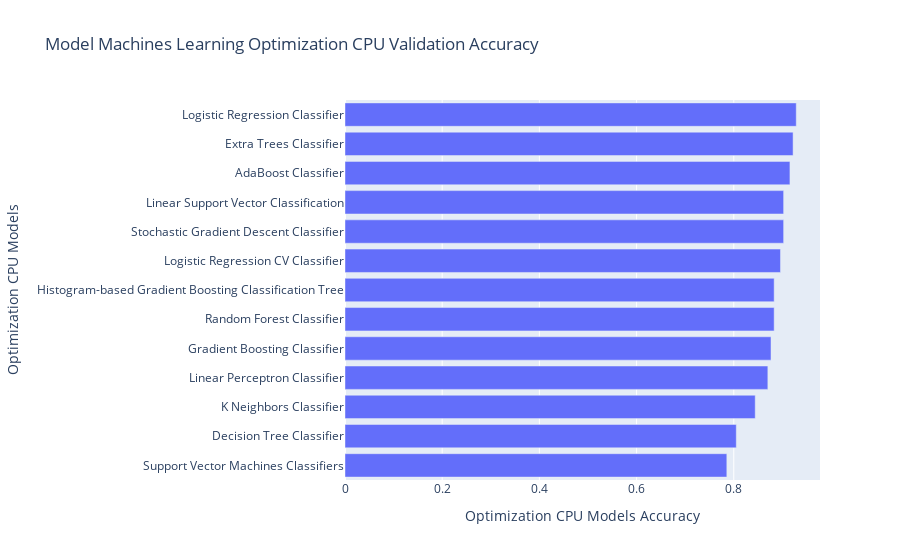

Notebook code cell kept with this figure:
### Code cell
fig = px.bar(cpu_ml_op_m_1_valid_compare.sort_values(by="Optimization CPU Models Accuracy", ascending=True), x = "Optimization CPU Models Accuracy", y = "Optimization CPU Models", title = "Model Machines Learning Optimization CPU Validation Accuracy")
fig.show()

### Figure 1 — Plotly figure (JSON) as saved in the notebook; plotly's stock layout.template omitted (floating-point values rounded to 4 significant figures)
{"data": [{"alignmentgroup": "True", "hovertemplate": "Optimization CPU Models Accuracy=%{x}<br>Optimization CPU Models=%{y}<extra></extra>", "legendgroup": "", "marker": {"color": "#636efa", "pattern": {"shape": ""}}, "name": "", "offsetgroup": "", "orientation": "h", "showlegend": false, "textposition": "auto", "type": "bar", "x": [0.7857, 0.8052, 0.8442, 0.8701, 0.8766, 0.8831, 0.8831, 0.8961, 0.9026, 0.9026, 0.9156, 0.9221, 0.9286], "xaxis": "x", "y": ["Support Vector Machines Classifiers", "Decision Tree Classifier", "K Neighbors Classifier", "Linear Perceptron Classifier", "Gradient Boosting Classifier", "Random Forest Classifier", "Histogram-based Gradient Boosting Classification Tree", "Logistic Regression CV Classifier", "Stochastic Gradient Descent Classifier", "Linear Support Vector Classification", "AdaBoost Classifier", "Extra Trees Classifier", "Logistic Regression Classifier"], "yaxis": "y"}], "layout": {"barmode": "relative", "legend": {"tracegroupgap": 0}, "title": {"text": "Model Machines Learning Optimization CPU Validation Accuracy"}, "xaxis": {"anchor": "y", "domain": [0, 1], "title": {"text": "Optimization CPU Models Accuracy"}}, "yaxis": {"anchor": "x", "domain": [0, 1], "title": {"text": "Optimization CPU Models"}}}}
